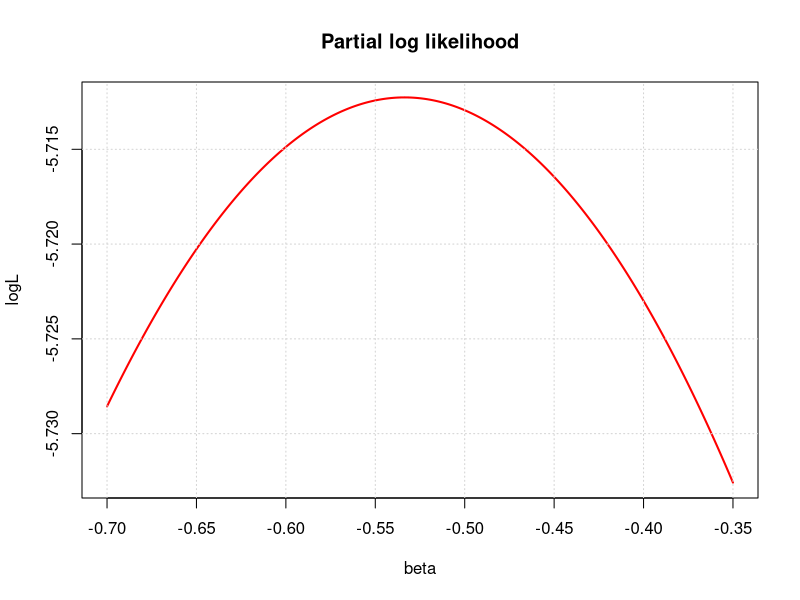
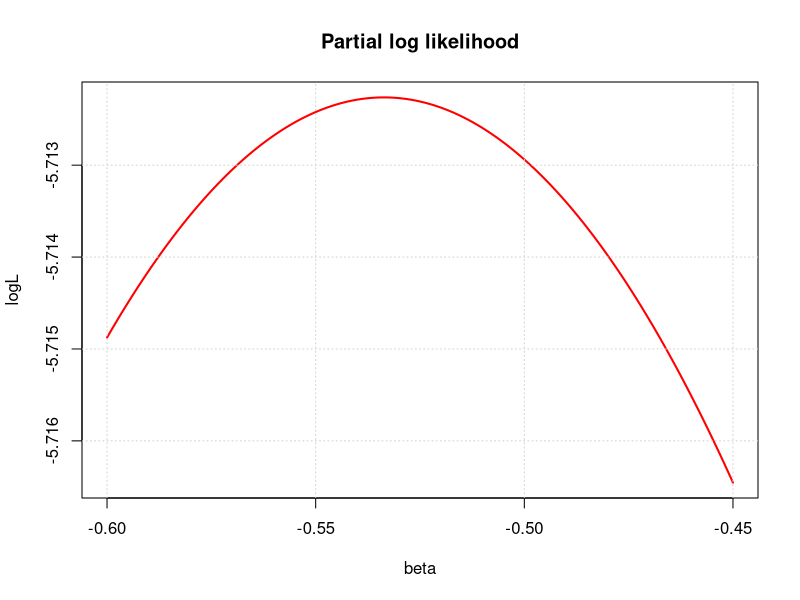
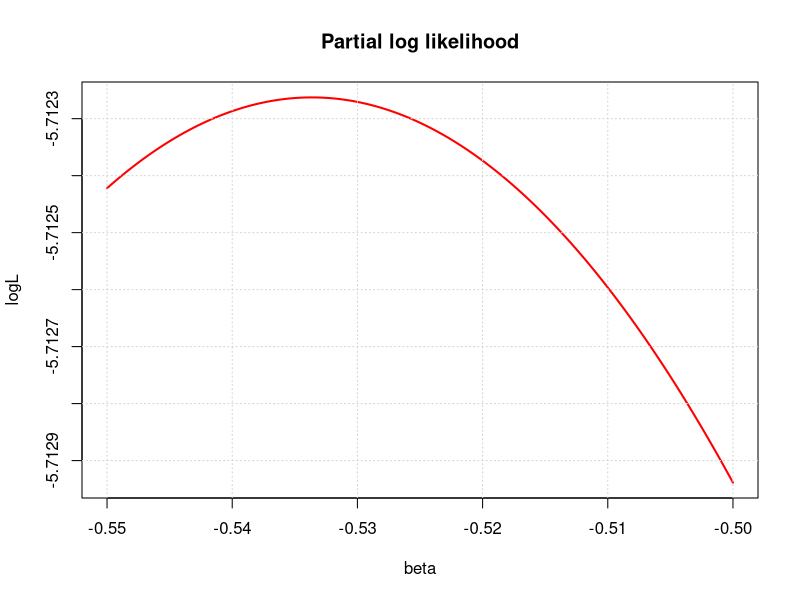
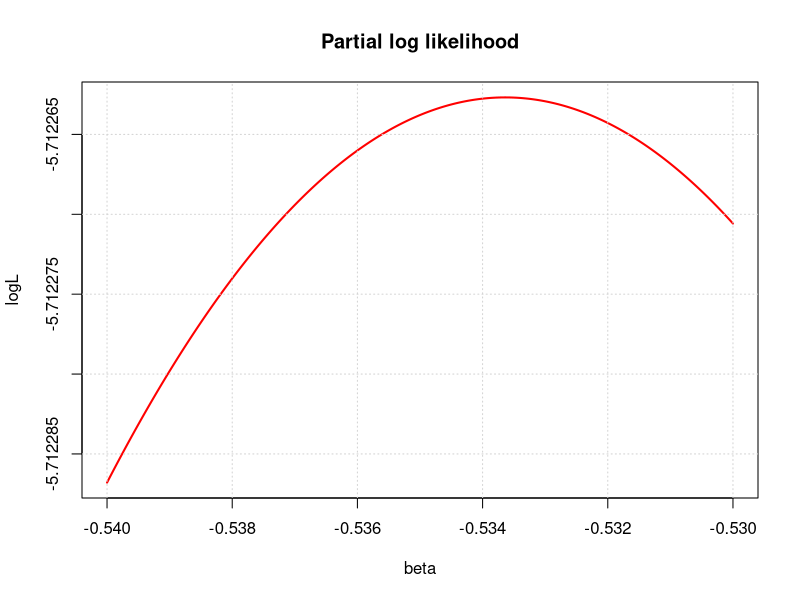
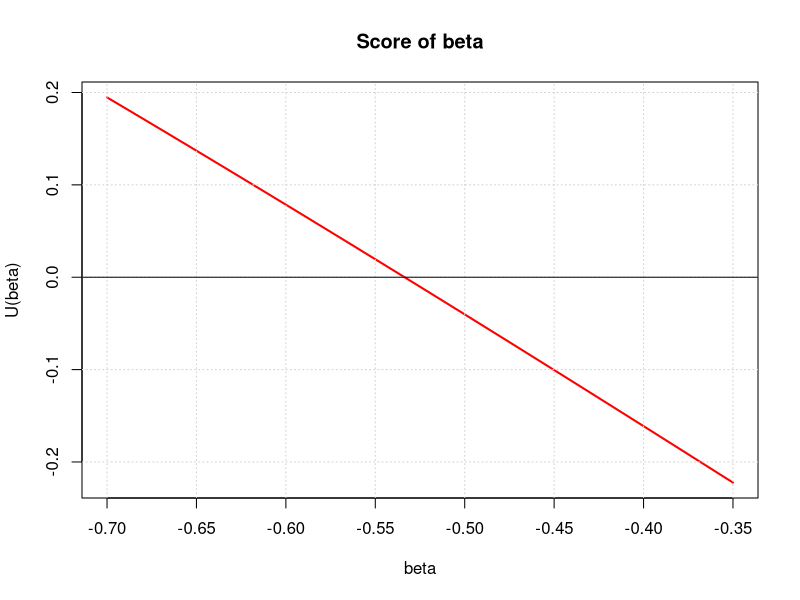
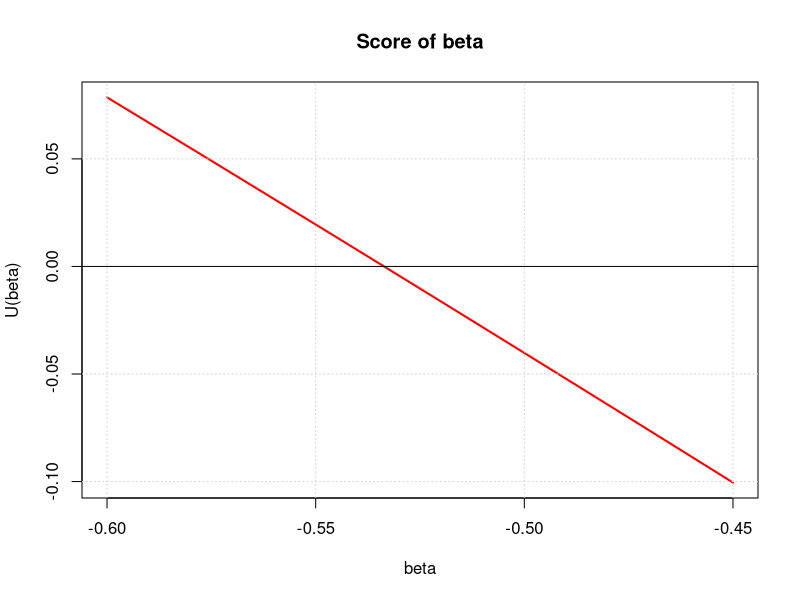
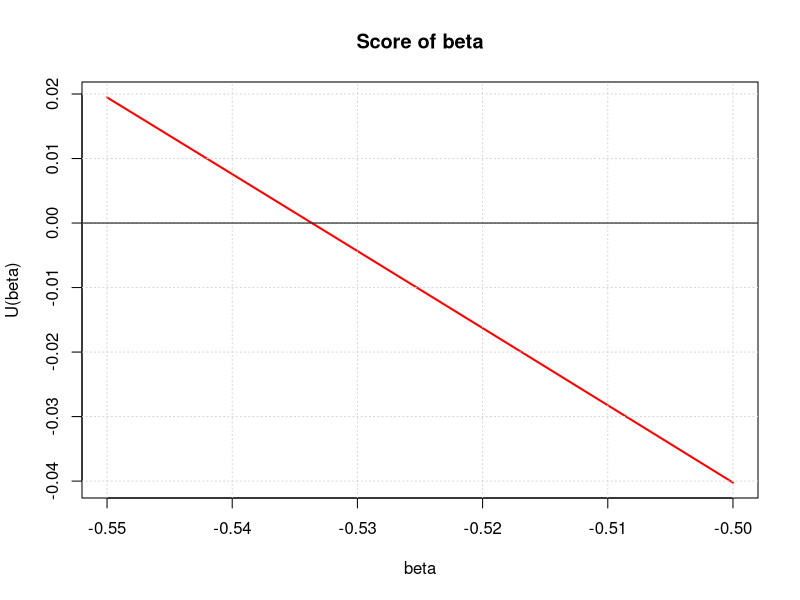
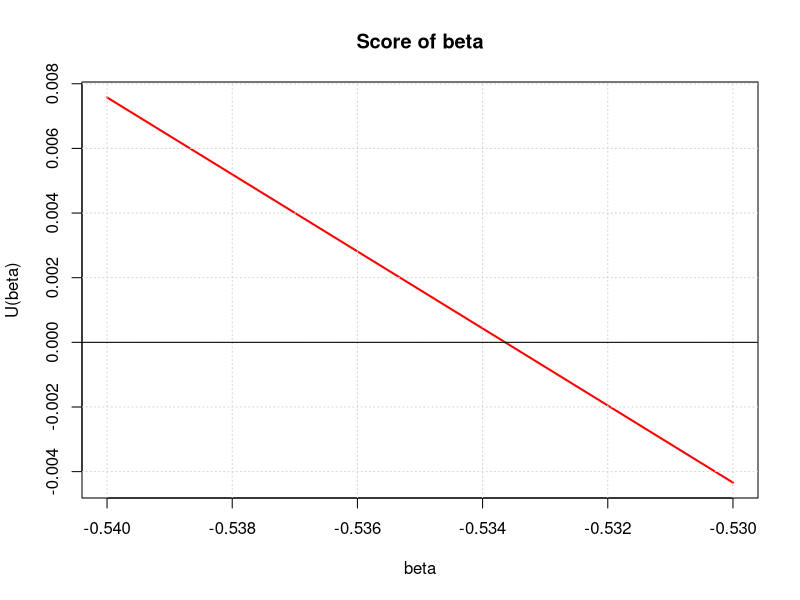

Recreate these plots in R, in order.
#
#    Tutorial 2, Q4: defining the partial log likelihood function, plotting it 
#    and then using coxph( ) to confirm the fit of the Cox model
#
PartialL <- function(b){
  p <- exp(b)
  2*b - 3*log(1+p) - log(4+5*p) - log(2+3*p)
}
#
U <- function(b){
  p <- exp(b)
  2 - 3*p/(1+p) - 5*p/(4+5*p) - 3*p/(2+3*p)
}
#    Define a convenient plotting function
# Note that this plotting function is for the partial log-likelihood
# rather than the score function that is asked for in the questions. The
# obtained estimates are the same.
#
PlotL <- function(Left, Right){
  x <- seq(Left, Right, length = 1000)
  plot(x, PartialL(x), main = "Partial log likelihood", type = "l",
       xlab = "beta", ylab = "logL", col = "red", lwd = 2)
  grid( )
}
#
PlotL(-0.7, -0.35)
PlotL(-0.6, -0.45)
PlotL(-0.55, -0.50)
PlotL(-0.54, -0.53)
Beta <- -0.534
#
PlotU <- function(Left, Right){
  x <- seq(Left, Right, length = 1000)
  plot(x, U(x), main = "Score of beta", type = "l",
       xlab = "beta", ylab = "U(beta)", col = "red", lwd = 2)
  grid( )
  abline(h=0)
}
#
PlotU(-0.7, -0.35)
PlotU(-0.6, -0.45)
PlotU(-0.55, -0.50)
PlotU(-0.54, -0.53)
Beta <- -0.534
#
#   and beta = -0.534
#
Score <- function(x) 2/x - 3/(1+x) - 3/(2+3*x) - 5/(4+5*x)
#
PlotScore <- function(Left, Right){
  x <- seq(Left, Right, length = 1000)
  plot(x, Score(x), main = "Score function", type = "l",
       xlab = "Phi", ylab = "Score", col = "red", lwd = 2)
  grid()
  abline(h = 0, lty = 2)
}
PlotScore(0.5, 0.7)
PlotScore(0.55, 0.6)
PlotScore(0.58, 0.59)
Phi <- 0.586
#
#  and phi = 0.586
#
Slope <- (Score(0.586 + 0.001) - Score(0.586 - 0.001))/0.002; Slope
SE <- sqrt(-1/Slope); SE
#
#  We check that the LRT for beta is equivalent to the LRT for phi
#
#  First LRT for beta
#
log.Lambda.Beta <- -2*(PartialL(0) - PartialL(Beta)); log.Lambda.Beta 
#
#  Now fo phi - first we need to define the partial log likelihood for phi
#
PartialL.Phi <- function(x) 2*log(x) - 3*log(1+x) - log(4+5*x) - log(2+3*x)
log.Lambda.Phi <- -2*(PartialL.Phi(1) - PartialL.Phi(Phi)); log.Lambda.Phi
#
#   And the two values of the LRT statistic are the same and equal to 0.348..
#
#   Finally using coxph( )
#
Times <- c(3,6,8,10,15, 5,7,9,12,16)
Censor <- c(1,0,0,1,1, 1,0,1,0,1)
Group <- factor(c(rep(1,5), rep(2,5)))
#
library(survival)
Cox <- coxph(Surv(Times, Censor) ~ Group)
summary(Cox)
